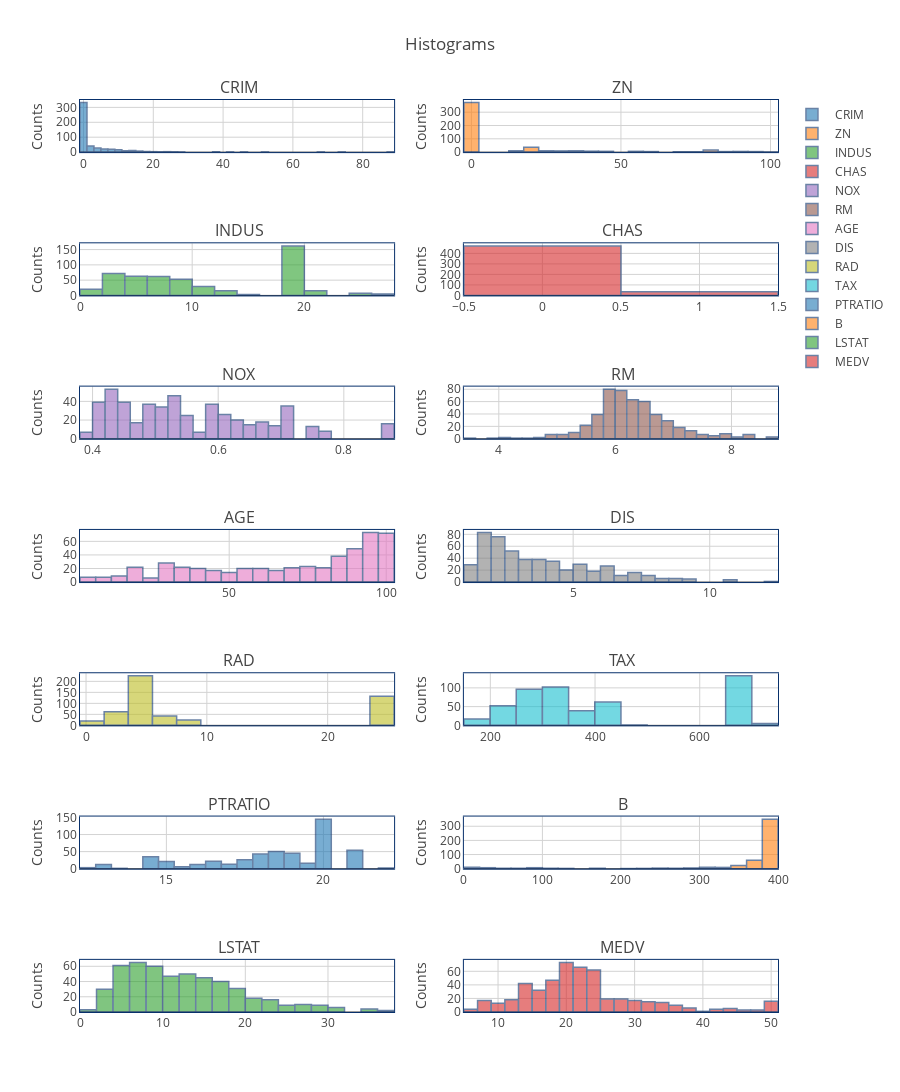

Notebook code cell kept with this figure:
### Code cell
subplot_row=int(len(df_data.columns)/2)
subplot_col= 2
col=df_data.columns
fig=make_subplots(rows=subplot_row, cols=subplot_col, subplot_titles=(df_data.columns), 
                  #row_heights=[5]*subplot_row, 
                  shared_xaxes=False, 
                    vertical_spacing=0.1
)
index=0
for i in range(subplot_row):
    
    for j in range(subplot_col):
        
        
        
        templatep='none'          
        fig.add_trace(go.Histogram(x=df_data[col[index]], showlegend=True,
                                name=[col[index]][0]),  row=i+1, col=j+1)
        
        
        fig.update_layout( title_text='Histograms', template=templatep, height=1350)
        fig.update_traces(marker_line_color='rgb(8,48,107)',
                  marker_line_width=1.5, opacity=0.6)  
                                   
        fig.update_xaxes(showline=True, linewidth=1, linecolor='rgb(8,48,107)', mirror=True, showgrid=True, gridwidth=1, gridcolor='Lightgrey',
                        showspikes=True, spikecolor="green", spikesnap="cursor", spikemode="across")
        fig.update_yaxes(title_text='Counts',showline=True, linewidth=1, linecolor='rgb(8,48,107)', mirror=True,showgrid=True, gridwidth=1, gridcolor='Lightgrey',
                        showspikes=True, spikecolor="green", spikesnap="cursor", spikemode="across")
        index+=1

            
            
fig.show()

### Figure 1 — Plotly figure (JSON) as saved in the notebook; plotly's stock layout.template omitted (floating-point values rounded to 4 significant figures; data arrays with more than 128 entries replaced by an {"elided": "..."} marker saying what was removed)
{"data": [{"marker": {"line": {"color": "rgb(8,48,107)", "width": 1.5}}, "name": " CRIM", "opacity": 0.6, "showlegend": true, "type": "histogram", "x": {"elided": "506 float values"}, "xaxis": "x", "yaxis": "y"}, {"marker": {"line": {"color": "rgb(8,48,107)", "width": 1.5}}, "name": " ZN", "opacity": 0.6, "showlegend": true, "type": "histogram", "x": {"elided": "506 float values"}, "xaxis": "x2", "yaxis": "y2"}, {"marker": {"line": {"color": "rgb(8,48,107)", "width": 1.5}}, "name": " INDUS", "opacity": 0.6, "showlegend": true, "type": "histogram", "x": {"elided": "506 float values"}, "xaxis": "x3", "yaxis": "y3"}, {"marker": {"line": {"color": "rgb(8,48,107)", "width": 1.5}}, "name": " CHAS", "opacity": 0.6, "showlegend": true, "type": "histogram", "x": {"elided": "506 int values"}, "xaxis": "x4", "yaxis": "y4"}, {"marker": {"line": {"color": "rgb(8,48,107)", "width": 1.5}}, "name": " NOX", "opacity": 0.6, "showlegend": true, "type": "histogram", "x": {"elided": "506 float values"}, "xaxis": "x5", "yaxis": "y5"}, {"marker": {"line": {"color": "rgb(8,48,107)", "width": 1.5}}, "name": " RM", "opacity": 0.6, "showlegend": true, "type": "histogram", "x": {"elided": "506 float values"}, "xaxis": "x6", "yaxis": "y6"}, {"marker": {"line": {"color": "rgb(8,48,107)", "width": 1.5}}, "name": " AGE", "opacity": 0.6, "showlegend": true, "type": "histogram", "x": {"elided": "506 float values"}, "xaxis": "x7", "yaxis": "y7"}, {"marker": {"line": {"color": "rgb(8,48,107)", "width": 1.5}}, "name": " DIS", "opacity": 0.6, "showlegend": true, "type": "histogram", "x": {"elided": "506 float values"}, "xaxis": "x8", "yaxis": "y8"}, {"marker": {"line": {"color": "rgb(8,48,107)", "width": 1.5}}, "name": " RAD", "opacity": 0.6, "showlegend": true, "type": "histogram", "x": {"elided": "506 int values"}, "xaxis": "x9", "yaxis": "y9"}, {"marker": {"line": {"color": "rgb(8,48,107)", "width": 1.5}}, "name": " TAX", "opacity": 0.6, "showlegend": true, "type": "histogram", "x": {"elided": "506 int values"}, "xaxis": "x10", "yaxis": "y10"}, {"marker": {"line": {"color": "rgb(8,48,107)", "width": 1.5}}, "name": " PTRATIO", "opacity": 0.6, "showlegend": true, "type": "histogram", "x": {"elided": "506 float values"}, "xaxis": "x11", "yaxis": "y11"}, {"marker": {"line": {"color": "rgb(8,48,107)", "width": 1.5}}, "name": " B", "opacity": 0.6, "showlegend": true, "type": "histogram", "x": {"elided": "506 float values"}, "xaxis": "x12", "yaxis": "y12"}, {"marker": {"line": {"color": "rgb(8,48,107)", "width": 1.5}}, "name": " LSTAT", "opacity": 0.6, "showlegend": true, "type": "histogram", "x": {"elided": "506 float values"}, "xaxis": "x13", "yaxis": "y13"}, {"marker": {"line": {"color": "rgb(8,48,107)", "width": 1.5}}, "name": " MEDV", "opacity": 0.6, "showlegend": true, "type": "histogram", "x": {"elided": "506 float values"}, "xaxis": "x14", "yaxis": "y14"}], "layout": {"annotations": [{"font": {"size": 16}, "showarrow": false, "text": " CRIM", "x": 0.225, "xanchor": "center", "xref": "paper", "y": 1, "yanchor": "bottom", "yref": "paper"}, {"font": {"size": 16}, "showarrow": false, "text": " ZN", "x": 0.775, "xanchor": "center", "xref": "paper", "y": 1, "yanchor": "bottom", "yref": "paper"}, {"font": {"size": 16}, "showarrow": false, "text": " INDUS", "x": 0.225, "xanchor": "center", "xref": "paper", "y": 0.8429, "yanchor": "bottom", "yref": "paper"}, {"font": {"size": 16}, "showarrow": false, "text": " CHAS", "x": 0.775, "xanchor": "center", "xref": "paper", "y": 0.8429, "yanchor": "bottom", "yref": "paper"}, {"font": {"size": 16}, "showarrow": false, "text": " NOX", "x": 0.225, "xanchor": "center", "xref": "paper", "y": 0.6857, "yanchor": "bottom", "yref": "paper"}, {"font": {"size": 16}, "showarrow": false, "text": " RM", "x": 0.775, "xanchor": "center", "xref": "paper", "y": 0.6857, "yanchor": "bottom", "yref": "paper"}, {"font": {"size": 16}, "showarrow": false, "text": " AGE", "x": 0.225, "xanchor": "center", "xref": "paper", "y": 0.5286, "yanchor": "bottom", "yref": "paper"}, {"font": {"size": 16}, "showarrow": false, "text": " DIS", "x": 0.775, "xanchor": "center", "xref": "paper", "y": 0.5286, "yanchor": "bottom", "yref": "paper"}, {"font": {"size": 16}, "showarrow": false, "text": " RAD", "x": 0.225, "xanchor": "center", "xref": "paper", "y": 0.3714, "yanchor": "bottom", "yref": "paper"}, {"font": {"size": 16}, "showarrow": false, "text": " TAX", "x": 0.775, "xanchor": "center", "xref": "paper", "y": 0.3714, "yanchor": "bottom", "yref": "paper"}, {"font": {"size": 16}, "showarrow": false, "text": " PTRATIO", "x": 0.225, "xanchor": "center", "xref": "paper", "y": 0.2143, "yanchor": "bottom", "yref": "paper"}, {"font": {"size": 16}, "showarrow": false, "text": " B", "x": 0.775, "xanchor": "center", "xref": "paper", "y": 0.2143, "yanchor": "bottom", "yref": "paper"}, {"font": {"size": 16}, "showarrow": false, "text": " LSTAT", "x": 0.225, "xanchor": "center", "xref": "paper", "y": 0.05714, "yanchor": "bottom", "yref": "paper"}, {"font": {"size": 16}, "showarrow": false, "text": " MEDV", "x": 0.775, "xanchor": "center", "xref": "paper", "y": 0.05714, "yanchor": "bottom", "yref": "paper"}], "height": 1350, "title": {"text": "Histograms"}, "xaxis": {"anchor": "y", "domain": [0, 0.45], "gridcolor": "Lightgrey", "gridwidth": 1, "linecolor": "rgb(8,48,107)", "linewidth": 1, "mirror": true, "showgrid": true, "showline": true, "showspikes": true, "spikecolor": "green", "spikemode": "across", "spikesnap": "cursor"}, "xaxis10": {"anchor": "y10", "domain": [0.55, 1], "gridcolor": "Lightgrey", "gridwidth": 1, "linecolor": "rgb(8,48,107)", "linewidth": 1, "mirror": true, "showgrid": true, "showline": true, "showspikes": true, "spikecolor": "green", "spikemode": "across", "spikesnap": "cursor"}, "xaxis11": {"anchor": "y11", "domain": [0, 0.45], "gridcolor": "Lightgrey", "gridwidth": 1, "linecolor": "rgb(8,48,107)", "linewidth": 1, "mirror": true, "showgrid": true, "showline": true, "showspikes": true, "spikecolor": "green", "spikemode": "across", "spikesnap": "cursor"}, "xaxis12": {"anchor": "y12", "domain": [0.55, 1], "gridcolor": "Lightgrey", "gridwidth": 1, "linecolor": "rgb(8,48,107)", "linewidth": 1, "mirror": true, "showgrid": true, "showline": true, "showspikes": true, "spikecolor": "green", "spikemode": "across", "spikesnap": "cursor"}, "xaxis13": {"anchor": "y13", "domain": [0, 0.45], "gridcolor": "Lightgrey", "gridwidth": 1, "linecolor": "rgb(8,48,107)", "linewidth": 1, "mirror": true, "showgrid": true, "showline": true, "showspikes": true, "spikecolor": "green", "spikemode": "across", "spikesnap": "cursor"}, "xaxis14": {"anchor": "y14", "domain": [0.55, 1], "gridcolor": "Lightgrey", "gridwidth": 1, "linecolor": "rgb(8,48,107)", "linewidth": 1, "mirror": true, "showgrid": true, "showline": true, "showspikes": true, "spikecolor": "green", "spikemode": "across", "spikesnap": "cursor"}, "xaxis2": {"anchor": "y2", "domain": [0.55, 1], "gridcolor": "Lightgrey", "gridwidth": 1, "linecolor": "rgb(8,48,107)", "linewidth": 1, "mirror": true, "showgrid": true, "showline": true, "showspikes": true, "spikecolor": "green", "spikemode": "across", "spikesnap": "cursor"}, "xaxis3": {"anchor": "y3", "domain": [0, 0.45], "gridcolor": "Lightgrey", "gridwidth": 1, "linecolor": "rgb(8,48,107)", "linewidth": 1, "mirror": true, "showgrid": true, "showline": true, "showspikes": true, "spikecolor": "green", "spikemode": "across", "spikesnap": "cursor"}, "xaxis4": {"anchor": "y4", "domain": [0.55, 1], "gridcolor": "Lightgrey", "gridwidth": 1, "linecolor": "rgb(8,48,107)", "linewidth": 1, "mirror": true, "showgrid": true, "showline": true, "showspikes": true, "spikecolor": "green", "spikemode": "across", "spikesnap": "cursor"}, "xaxis5": {"anchor": "y5", "domain": [0, 0.45], "gridcolor": "Lightgrey", "gridwidth": 1, "linecolor": "rgb(8,48,107)", "linewidth": 1, "mirror": true, "showgrid": true, "showline": true, "showspikes": true, "spikecolor": "green", "spikemode": "across", "spikesnap": "cursor"}, "xaxis6": {"anchor": "y6", "domain": [0.55, 1], "gridcolor": "Lightgrey", "gridwidth": 1, "linecolor": "rgb(8,48,107)", "linewidth": 1, "mirror": true, "showgrid": true, "showline": true, "showspikes": true, "spikecolor": "green", "spikemode": "across", "spikesnap": "cursor"}, "xaxis7": {"anchor": "y7", "domain": [0, 0.45], "gridcolor": "Lightgrey", "gridwidth": 1, "linecolor": "rgb(8,48,107)", "linewidth": 1, "mirror": true, "showgrid": true, "showline": true, "showspikes": true, "spikecolor": "green", "spikemode": "across", "spikesnap": "cursor"}, "xaxis8": {"anchor": "y8", "domain": [0.55, 1], "gridcolor": "Lightgrey", "gridwidth": 1, "linecolor": "rgb(8,48,107)", "linewidth": 1, "mirror": true, "showgrid": true, "showline": true, "showspikes": true, "spikecolor": "green", "spikemode": "across", "spikesnap": "cursor"}, "xaxis9": {"anchor": "y9", "domain": [0, 0.45], "gridcolor": "Lightgrey", "gridwidth": 1, "linecolor": "rgb(8,48,107)", "linewidth": 1, "mirror": true, "showgrid": true, "showline": true, "showspikes": true, "spikecolor": "green", "spikemode": "across", "spikesnap": "cursor"}, "yaxis": {"anchor": "x", "domain": [0.9429, 1], "gridcolor": "Lightgrey", "gridwidth": 1, "linecolor": "rgb(8,48,107)", "linewidth": 1, "mirror": true, "showgrid": true, "showline": true, "showspikes": true, "spikecolor": "green", "spikemode": "across", "spikesnap": "cursor", "title": {"text": "Counts"}}, "yaxis10": {"anchor": "x10", "domain": [0.3143, 0.3714], "gridcolor": "Lightgrey", "gridwidth": 1, "linecolor": "rgb(8,48,107)", "linewidth": 1, "mirror": true, "showgrid": true, "showline": true, "showspikes": true, "spikecolor": "green", "spikemode": "across", "spikesnap": "cursor", "title": {"text": "Counts"}}, "yaxis11": {"anchor": "x11", "domain": [0.1571, 0.2143], "gridcolor": "Lightgrey", "gridwidth": 1, "linecolor": "rgb(8,48,107)", "linewidth": 1, "mirror": true, "showgrid": true, "showline": true, "showspikes": true, "spikecolor": "green", "spikemode": "across", "spikesnap": "cursor", "title": {"text": "Counts"}}, "yaxis12": {"anchor": "x12", "domain": [0.1571, 0.2143], "gridcolor": "Lightgrey", "gridwidth": 1, "linecolor": "rgb(8,48,107)", "linewidth": 1, "mirror": true, "showgrid": true, "showline": true, "showspikes": true, "spikecolor": "green", "spikemode": "across", "spikesnap": "cursor", "title": {"text": "Counts"}}, "yaxis13": {"anchor": "x13", "domain": [0, 0.05714], "gridcolor": "Lightgrey", "gridwidth": 1, "linecolor": "rgb(8,48,107)", "linewidth": 1, "mirror": true, "showgrid": true, "showline": true, "showspikes": true, "spikecolor": "green", "spikemode": "across", "spikesnap": "cursor", "title": {"text": "Counts"}}, "yaxis14": {"anchor": "x14", "domain": [0, 0.05714], "gridcolor": "Lightgrey", "gridwidth": 1, "linecolor": "rgb(8,48,107)", "linewidth": 1, "mirror": true, "showgrid": true, "showline": true, "showspikes": true, "spikecolor": "green", "spikemode": "across", "spikesnap": "cursor", "title": {"text": "Counts"}}, "yaxis2": {"anchor": "x2", "domain": [0.9429, 1], "gridcolor": "Lightgrey", "gridwidth": 1, "linecolor": "rgb(8,48,107)", "linewidth": 1, "mirror": true, "showgrid": true, "showline": true, "showspikes": true, "spikecolor": "green", "spikemode": "across", "spikesnap": "cursor", "title": {"text": "Counts"}}, "yaxis3": {"anchor": "x3", "domain": [0.7857, 0.8429], "gridcolor": "Lightgrey", "gridwidth": 1, "linecolor": "rgb(8,48,107)", "linewidth": 1, "mirror": true, "showgrid": true, "showline": true, "showspikes": true, "spikecolor": "green", "spikemode": "across", "spikesnap": "cursor", "title": {"text": "Counts"}}, "yaxis4": {"anchor": "x4", "domain": [0.7857, 0.8429], "gridcolor": "Lightgrey", "gridwidth": 1, "linecolor": "rgb(8,48,107)", "linewidth": 1, "mirror": true, "showgrid": true, "showline": true, "showspikes": true, "spikecolor": "green", "spikemode": "across", "spikesnap": "cursor", "title": {"text": "Counts"}}, "yaxis5": {"anchor": "x5", "domain": [0.6286, 0.6857], "gridcolor": "Lightgrey", "gridwidth": 1, "linecolor": "rgb(8,48,107)", "linewidth": 1, "mirror": true, "showgrid": true, "showline": true, "showspikes": true, "spikecolor": "green", "spikemode": "across", "spikesnap": "cursor", "title": {"text": "Counts"}}, "yaxis6": {"anchor": "x6", "domain": [0.6286, 0.6857], "gridcolor": "Lightgrey", "gridwidth": 1, "linecolor": "rgb(8,48,107)", "linewidth": 1, "mirror": true, "showgrid": true, "showline": true, "showspikes": true, "spikecolor": "green", "spikemode": "across", "spikesnap": "cursor", "title": {"text": "Counts"}}, "yaxis7": {"anchor": "x7", "domain": [0.4714, 0.5286], "gridcolor": "Lightgrey", "gridwidth": 1, "linecolor": "rgb(8,48,107)", "linewidth": 1, "mirror": true, "showgrid": true, "showline": true, "showspikes": true, "spikecolor": "green", "spikemode": "across", "spikesnap": "cursor", "title": {"text": "Counts"}}, "yaxis8": {"anchor": "x8", "domain": [0.4714, 0.5286], "gridcolor": "Lightgrey", "gridwidth": 1, "linecolor": "rgb(8,48,107)", "linewidth": 1, "mirror": true, "showgrid": true, "showline": true, "showspikes": true, "spikecolor": "green", "spikemode": "across", "spikesnap": "cursor", "title": {"text": "Counts"}}, "yaxis9": {"anchor": "x9", "domain": [0.3143, 0.3714], "gridcolor": "Lightgrey", "gridwidth": 1, "linecolor": "rgb(8,48,107)", "linewidth": 1, "mirror": true, "showgrid": true, "showline": true, "showspikes": true, "spikecolor": "green", "spikemode": "across", "spikesnap": "cursor", "title": {"text": "Counts"}}}}
